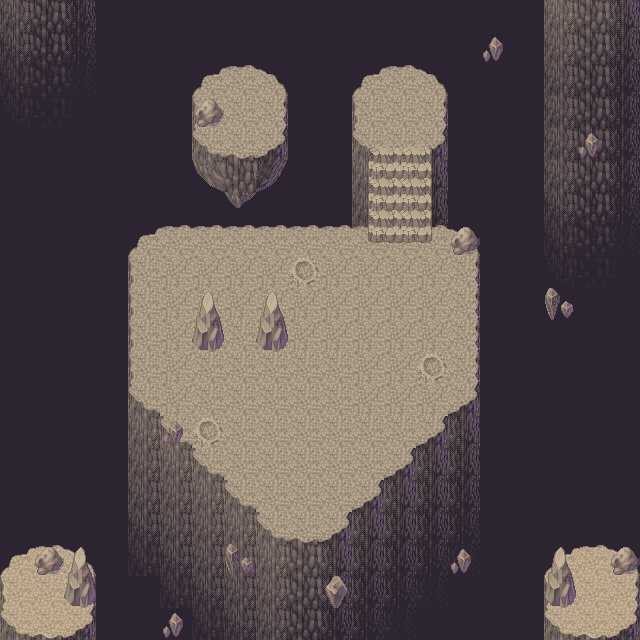

The image is a tile-based game level rendered from a .tmx file. Its description and source (layers, tilesets, objects; grid data summarised) follow:
An orthogonal 20x20 tile map with 32x32 px tiles, 6 tile layers (块层 1, 块层 5, 块层 2, 块层 6, ...).

<map version="1.0" orientation="orthogonal" width="20" height="20" tilewidth="32" tileheight="32">
 <tileset firstgid="1" name="050-DarkSpace01" tilewidth="32" tileheight="32">
  <image source="../graphics/tilesets/050-DarkSpace01.png" width="256" height="640" />
  <tile id="4">
   <properties>
    <property name="passiable" value="0" />
   </properties>
  </tile>
  <tile id="11">
   <properties>
    <property name="passiable" value="0" />
   </properties>
  </tile>
  <tile id="12">
   <properties>
    <property name="passiable" value="0" />
   </properties>
  </tile>
  <tile id="77">
   <properties>
    <property name="passiable" value="0" />
   </properties>
  </tile>
  <tile id="78">
   <properties>
    <property name="passiable" value="0" />
   </properties>
  </tile>
  <tile id="79">
   <properties>
    <property name="passiable" value="0" />
   </properties>
  </tile>
  <tile id="86">
   <properties>
    <property name="passiable" value="0" />
   </properties>
  </tile>
  <tile id="93">
   <properties>
    <property name="passiable" value="0" />
   </properties>
  </tile>
  <tile id="94">
   <properties>
    <property name="passiable" value="0" />
   </properties>
  </tile>
  <tile id="95">
   <properties>
    <property name="passiable" value="0" />
   </properties>
  </tile>
  <tile id="101">
   <properties>
    <property name="passiable" value="0" />
   </properties>
  </tile>
  <tile id="102">
   <properties>
    <property name="passiable" value="0" />
   </properties>
  </tile>
  <tile id="103">
   <properties>
    <property name="passiable" value="0" />
   </properties>
  </tile>
  <tile id="109">
   <properties>
    <property name="passiable" value="0" />
   </properties>
  </tile>
  <tile id="110">
   <properties>
    <property name="passiable" value="0" />
   </properties>
  </tile>
  <tile id="132">
   <properties>
    <property name="passiable" value="0" />
   </properties>
  </tile>
 </tileset>
 <layer name="块层 1" width="20" height="20">
  <data>[400 cells, 400 non-empty, 1 distinct tile ids]</data>
 </layer>
 <layer name="块层 5" width="20" height="20">
  <data>[400 cells, 27 non-empty, 27 distinct tile ids]</data>
 </layer>
 <layer name="块层 2" width="20" height="20">
  <data>[400 cells, 177 non-empty, 42 distinct tile ids]</data>
 </layer>
 <layer name="块层 6" width="20" height="20">
  <data>[400 cells, 68 non-empty, 26 distinct tile ids]</data>
 </layer>
 <layer name="块层 3" width="20" height="20">
  <data>[400 cells, 11 non-empty, 6 distinct tile ids]</data>
 </layer>
 <layer name="块层 4" width="20" height="20">
  <data>[400 cells, 3 non-empty, 2 distinct tile ids]</data>
 </layer>
</map>
